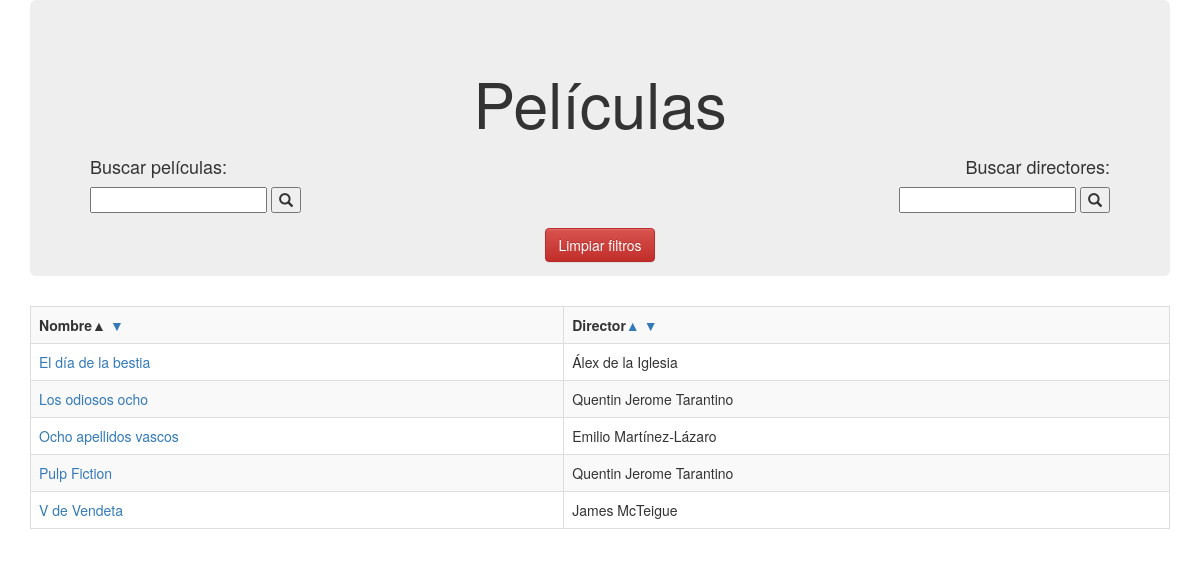
Page /PHP07-Catalogo/mostrarCatalogo.php?orden=asc&nombre=nom on the committed database.
### tables this page shows
CREATE TABLE `obras` (
  `id` int(11) NOT NULL,
  `nombre` varchar(40) NOT NULL,
  `idDirector` int(20) NOT NULL,
  `año` int(4) NOT NULL,
  `idioma` varchar(10) NOT NULL,
  `imagen` varchar(50) NOT NULL
);

CREATE TABLE `directores` (
  `id` int(11) NOT NULL,
  `nombre` varchar(30) NOT NULL,
  `num_peliculas` int(3) NOT NULL,
  `ano_nac` int(4) DEFAULT NULL
);

### PHP07-Catalogo/Obra.php (called while the page is built, shortened)
<?php
class obras{
	private $id,$idDirector,$nombre,$ano,$imagen,$idioma,$director;
	function getId(){
		return $this->id;
	}
	function getNombre(){
		return $this->nombre;
	}
	function getDirector(){
		return $this->director;
	}
}
?>

### PHP07-Catalogo/mostrarCatalogo.php (the view, shortened to what this page needs)
<!DOCTYPE html>
<html>
<head>
	<link rel="stylesheet" href="https://maxcdn.bootstrapcdn.com/bootstrap/3.3.7/css/bootstrap.min.css">
	<link rel="stylesheet" href="https://maxcdn.bootstrapcdn.com/bootstrap/3.3.7/css/bootstrap-theme.min.css">
</head>
<body>
<div class="container">
	<div class="jumbotron">
	<h1 class="text-center">Películas</h1>
<?php
include 'Obra.php';
$select_nom_asc="SELECT obras.nombre,directores.nombre as director,obras.id from obras,directores WHERE directores.id=obras.idDirector ORDER BY nombre ASC";
$select_nom_des="SELECT obras.nombre,directores.nombre as director,obras.id from obras,directores WHERE directores.id=obras.idDirector ORDER BY nombre DESC";
$select_dir_asc="SELECT obras.nombre,directores.nombre as director,obras.id from obras,directores WHERE directores.id=obras.idDirector ORDER BY director ASC";
$select_dir_des="SELECT obras.nombre,directores.nombre as director,obras.id from obras,directores WHERE directores.id=obras.idDirector ORDER BY director DESC";
$servidor = "localhost";
$usuario = "alumno";
$clave = "alumno";
$conexion = new mysqli ( $servidor, $usuario, $clave, "catalogo" );
$conexion->query ( "SET NAMES 'UTF8'" );
if ($conexion->connect_errno) {
	echo "<p>Error al establecer la conexión (" . $conexion->connect_errno . ") " . $conexion->connect_error . "</p>";
} else {
?>
<div class="row">
<div class="form-group col-sm-6">
<h4>Buscar películas: </h4>
<form action="mostrarCatalogo.php" method="get">
	<input type="text" name="pelis" list="pelis" required>
	<button type="submit" value="Buscar Película" name="buscar" >
		<span class="glyphicon glyphicon-search"></span>
	</button>
</form>
</div>
<div class="form-group col-sm-6 text-right">
<form action="mostrarCatalogo.php" method="get">
	<h4 id="busc">Buscar directores:</h4>
	<input type="text" name="consulta_dir" list="directores" required>
<?php
$peticion="SELECT nombre FROM directores";
?>
	<button   type="submit" value="Buscar Director" name="buscar" >
		<span class="glyphicon glyphicon-search"></span>
	</button>
</form>
</div>
</div>
<div class="col-sm-12 text-center ">
<a class="btn btn-danger"  href="./mostrarCatalogo.php">Limpiar filtros</a>
</div>
</div>
<?php
if(!isset($_REQUEST['consulta_dir'])){
		if(isset($_REQUEST['nombre'])){
			if($_REQUEST['orden']=="asc"){
				if(!isset($consulta)){
					$tri_asc_nom="<span>&#9650;</span>";
					$tri_des_nom="<a class='orden' href='?orden=des&nombre=nom'>&#9660;</a>";
					$tri_asc_dir="<a class='orden' href='?orden=asc&director=dir'>&#9650;</a>";
					$tri_des_dir="<a class='orden' href='?orden=des&director=dir'>&#9660;</a>";
					$peticion=$select_nom_asc;
				}else if(isset($consulta)){
					$tri_asc_nom="<span>&#9650;</span>";
					$tri_des_nom="<a class='orden' href='?orden=des&nombre=nom&pelis=$consulta'>&#9660;</a>";
					$tri_asc_dir="<a class='orden' href='?orden=asc&director=dir&pelis=$consulta'>&#9650;</a>";
					$tri_des_dir="<a class='orden' href='?orden=des&director=dir&pelis=$consulta'>&#9660;</a>";
					$peticion="SELECT obras.nombre,directores.nombre as director,obras.id from obras,directores WHERE directores.id=obras.idDirector AND obras.nombre LIKE '%$consulta%' ORDER BY obras.nombre ASC";
				}
			}else if($_REQUEST['orden']=="des"){
				if(!isset($consulta)){
					$tri_asc_nom="<a class='orden' href='?orden=asc&nombre=nom'>&#9650;</a>";
					$tri_des_nom="<span>&#9660;</span>";
					$tri_asc_dir="<a class='orden' href='?orden=asc&director=dir'>&#9650;</a>";
					$tri_des_dir="<a class='orden' href='?orden=des&director=dir'>&#9660;</a>";
					$peticion=$select_nom_des;
				}else if(isset($consulta)){
					$tri_asc_nom="<a class='orden' href='?orden=asc&nombre=nom&pelis=$consulta'>&#9650;</a>";
					$tri_des_nom="<span>&#9660;</span>";
					$tri_asc_dir="<a class='orden' href='?orden=asc&director=dir&pelis=$consulta'>&#9650;</a>";
					$tri_des_dir="<a class='orden' href='?orden=des&director=dir&pelis=$consulta'>&#9660;</a>";
					$peticion="SELECT obras.nombre,directores.nombre as director,obras.id from obras,directores WHERE directores.id=obras.idDirector AND obras.nombre LIKE '%$consulta%' ORDER BY obras.nombre DESC";
				}
			}
		}else if(isset($_REQUEST['director'])){
			if($_REQUEST['orden']=="asc"){
				if(!isset($consulta)){
					$tri_asc_nom="<a class='orden' href='?orden=asc&nombre=nom'>&#9650;</a>";
					$tri_des_nom="<a class='orden' href='?orden=des&nombre=nom'>&#9660;</a>";
					$tri_asc_dir="<span>&#9650;</span>";
					$tri_des_dir="<a class='orden' href='?orden=des&director=dir'>&#9660;</a>";
					$peticion=$select_dir_asc;
				}else if(isset($consulta)){
					$tri_asc_nom="<a class='orden' href='?orden=asc&nombre=nom&pelis=$consulta'>&#9650;</a>";
					$tri_des_nom="<a class='orden' href='?orden=des&nombre=nom&pelis=$consulta'>&#9660;</a>";
					$tri_asc_dir="<span>&#9650;</span>";
					$tri_des_dir="<a class='orden' href='?orden=des&director=dir&pelis=$consulta'>&#9660;</a>";
					$peticion=$peticion="SELECT obras.nombre,directores.nombre as director,obras.id from obras,directores WHERE directores.id=obras.idDirector AND obras.nombre LIKE '%$consulta%' ORDER BY directores.nombre ASC";
				}
			}else if($_REQUEST['orden']=="des"){
				if(!isset($consulta)){
					$tri_asc_nom="<a class='orden' href='?orden=asc&nombre=nom'>&#9650;</a>";
					$tri_des_nom="<a class='orden' href='?orden=des&nombre=nom'>&#9660;</a>";
					$tri_asc_dir="<a class='orden' href='?orden=asc&director=dir'>&#9650;</a>";
					$tri_des_dir="<span>&#9660;</span>";
					$peticion=$select_dir_des;
				}else if(isset($consulta)){
					$tri_asc_nom="<a class='orden' href='?orden=asc&nombre=nom&pelis=$consulta'>&#9650;</a>";
					$tri_des_nom="<a class='orden' href='?orden=des&nombre=nom&pelis=$consulta'>&#9660;</a>";
					$tri_asc_dir="<a class='orden' href='?orden=asc&director=dir&pelis=$consulta'>&#9650;</a>";
					$tri_des_dir="<span>&#9660;</span>";
					$peticion="SELECT obras.nombre,directores.nombre as director,obras.id from obras,directores WHERE directores.id=obras.idDirector AND obras.nombre LIKE '%$consulta%' ORDER BY directores.nombre DESC";
				}
			}
		}
	$resultado = $conexion -> query($peticion);
	if($resultado->num_rows>0){
		echo "<table class='table table-hover table-bordered table-striped '>\n";
		echo "<tr>\n";
		echo "<th>Nombre".$tri_asc_nom." ". $tri_des_nom."</td>\n";
		echo "<th>Director".$tri_asc_dir." ". $tri_des_dir."</td>\n";
		echo "</tr>";
		while ($obra = $resultado->fetch_object('obras')) {
			echo "<tr >\n";
			echo "<td><a href='./mostrarObra.php?num_obra=".$obra->getId()."'>".$obra->getNombre()."</a></td>\n";
			echo "<td>".$obra->getDirector()."</td>\n";
			echo "</tr>\n";
		}
		echo "</table>\n";
	}else{
		echo "<p style='color:red'>No se ha encontrado su consulta</p>";
	}
}else if(isset($_REQUEST['consulta_dir'])){
	$nomDirector=$_REQUEST['consulta_dir'];
	$peticion="SELECT nombre,num_peliculas, ano_nac FROM directores WHERE nombre LIKE '%$nomDirector%'";
	$resultado=$conexion->query($peticion);
	if($resultado->num_rows>0){
		echo "<table class='table table-hover table-bordered'>";
		echo "<tr>\n";
		echo "<th>Nombre</th>\n";
		echo "<th>Número de películas</th>\n";
		echo "<th>Año de nacimiento</th>\n";
		echo "</tr>";
		while ($autor=$resultado->fetch_assoc()) {
			echo "<tr>\n";
			echo "<td>".$autor['nombre']."</td>\n";
			echo "<td>".$autor['num_peliculas']."</td>\n";
			echo "<td>".$autor['ano_nac']."</td>\n";
			echo "</tr>\n";
		}
		echo "</table>";
		mysqli_free_result($resultado);
		if (isset($_REQUEST['orden'])){
			if( $_REQUEST['orden']=="asc"){
				echo "<h4>Sus obras <span>&#9650;</span> <a class=orden href='?orden=des&consulta_dir=".$nomDirector."'>&#9660;</a></h4>";
				$peticion="SELECT obras.nombre FROM obras,directores WHERE obras.idDirector=directores.id AND directores.nombre LIKE '%$nomDirector%' ORDER BY obras.nombre ASC";
			}elseif ($_REQUEST['orden']=="des"){
				echo "<h4>Sus obras <a class=orden href='?orden=asc&consulta_dir=".$nomDirector."'>&#9650;</a> <span>&#9660;</span></h4>\n";
				$peticion="SELECT obras.nombre FROM obras,directores WHERE obras.idDirector=directores.id AND directores.nombre LIKE '%$nomDirector%' ORDER BY obras.nombre DESC";
			}
		}else{
			echo "<h4>Sus obras <a class=orden href='?orden=asc&consulta_dir=".$nomDirector."'>&#9650;</a> <a class=orden href='?orden=des&consulta_dir=".$nomDirector."'>&#9660;</a></h4>\n";
			$peticion="SELECT obras.nombre FROM obras,directores WHERE obras.idDirector=directores.id AND directores.nombre LIKE '%$nomDirector%'";
		}
		$resultado=$conexion->query($peticion);
		echo "<ul>\n";
		while ($obras_dir=$resultado->fetch_assoc()) {
			echo "<li>".$obras_dir['nombre']."</li>\n";
		}
		echo"</ul>\n";
	}else{
		echo "<p style='color:red'>No existe ningún director con dicho nombre</p>";
	}
}
}
?>
</div>
</body>
</html>

### PHP07-Catalogo/mostrarCatalogo.php (style rules this page uses)
#busc { right:30px; }

### rows in the picture
obras: nombre "El día de la bestia", idDirector.nombre "Álex de la Iglesia"
obras: nombre "Los odiosos ocho", idDirector.nombre "Quentin Jerome Tarantino"
obras: nombre "Ocho apellidos vascos", idDirector.nombre "Emilio Martínez-Lázaro"
obras: nombre "Pulp Fiction", idDirector.nombre "Quentin Jerome Tarantino"
obras: nombre "V de Vendeta", idDirector.nombre "James McTeigue"
